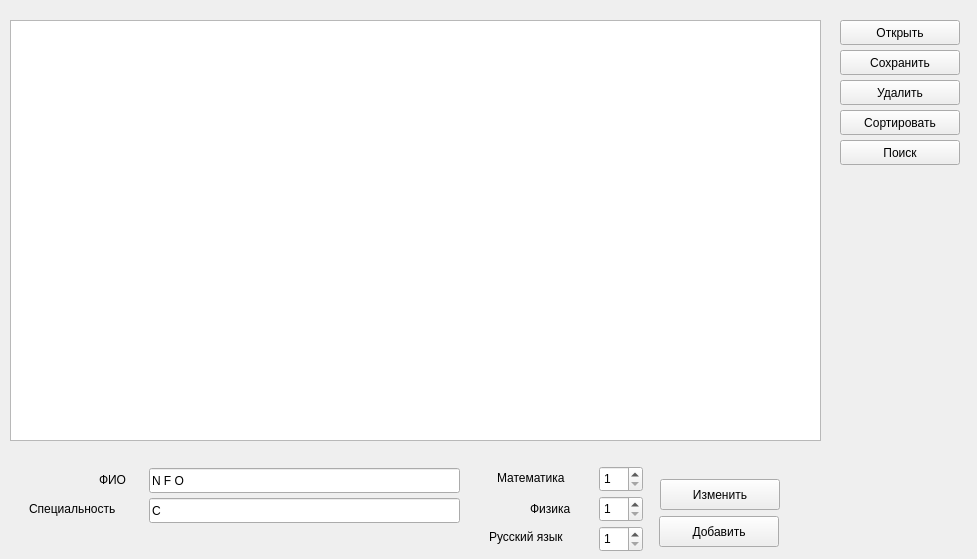
<?xml version="1.0" encoding="UTF-8"?>
<ui version="4.0">
 <class>Widget</class>
 <widget class="QWidget" name="Widget">
  <property name="geometry">
   <rect>
    <x>0</x>
    <y>0</y>
    <width>977</width>
    <height>559</height>
   </rect>
  </property>
  <property name="windowTitle">
   <string>Widget</string>
  </property>
  <widget class="QTableView" name="tableView">
   <property name="geometry">
    <rect>
     <x>10</x>
     <y>20</y>
     <width>811</width>
     <height>421</height>
    </rect>
   </property>
  </widget>
  <widget class="QPushButton" name="pushButton">
   <property name="geometry">
    <rect>
     <x>840</x>
     <y>20</y>
     <width>120</width>
     <height>25</height>
    </rect>
   </property>
   <property name="minimumSize">
    <size>
     <width>101</width>
     <height>0</height>
    </size>
   </property>
   <property name="text">
    <string>Открыть</string>
   </property>
  </widget>
  <widget class="QPushButton" name="pushButton_2">
   <property name="geometry">
    <rect>
     <x>659</x>
     <y>516</y>
     <width>120</width>
     <height>31</height>
    </rect>
   </property>
   <property name="minimumSize">
    <size>
     <width>101</width>
     <height>0</height>
    </size>
   </property>
   <property name="text">
    <string>Добавить</string>
   </property>
  </widget>
  <widget class="QPushButton" name="pushButton_3">
   <property name="geometry">
    <rect>
     <x>660</x>
     <y>479</y>
     <width>120</width>
     <height>31</height>
    </rect>
   </property>
   <property name="minimumSize">
    <size>
     <width>101</width>
     <height>0</height>
    </size>
   </property>
   <property name="text">
    <string>Изменить</string>
   </property>
  </widget>
  <widget class="QPushButton" name="pushButton_5">
   <property name="geometry">
    <rect>
     <x>840</x>
     <y>80</y>
     <width>120</width>
     <height>25</height>
    </rect>
   </property>
   <property name="minimumSize">
    <size>
     <width>101</width>
     <height>0</height>
    </size>
   </property>
   <property name="text">
    <string>Удалить</string>
   </property>
  </widget>
  <widget class="QPushButton" name="pushButton_6">
   <property name="geometry">
    <rect>
     <x>840</x>
     <y>110</y>
     <width>120</width>
     <height>25</height>
    </rect>
   </property>
   <property name="minimumSize">
    <size>
     <width>111</width>
     <height>0</height>
    </size>
   </property>
   <property name="text">
    <string>Сортировать</string>
   </property>
  </widget>
  <widget class="QLabel" name="label">
   <property name="geometry">
    <rect>
     <x>99</x>
     <y>471</y>
     <width>41</width>
     <height>17</height>
    </rect>
   </property>
   <property name="text">
    <string>ФИО</string>
   </property>
  </widget>
  <widget class="QLabel" name="label_2">
   <property name="geometry">
    <rect>
     <x>530</x>
     <y>500</y>
     <width>60</width>
     <height>17</height>
    </rect>
   </property>
   <property name="text">
    <string>Физика</string>
   </property>
  </widget>
  <widget class="QLabel" name="label_3">
   <property name="geometry">
    <rect>
     <x>497</x>
     <y>469</y>
     <width>91</width>
     <height>17</height>
    </rect>
   </property>
   <property name="text">
    <string>Математика</string>
   </property>
  </widget>
  <widget class="QLabel" name="label_4">
   <property name="geometry">
    <rect>
     <x>489</x>
     <y>528</y>
     <width>101</width>
     <height>17</height>
    </rect>
   </property>
   <property name="text">
    <string>Русский язык</string>
   </property>
  </widget>
  <widget class="QLabel" name="label_5">
   <property name="geometry">
    <rect>
     <x>29</x>
     <y>500</y>
     <width>111</width>
     <height>17</height>
    </rect>
   </property>
   <property name="text">
    <string>Специальность</string>
   </property>
  </widget>
  <widget class="QLineEdit" name="lineEdit">
   <property name="geometry">
    <rect>
     <x>149</x>
     <y>468</y>
     <width>311</width>
     <height>25</height>
    </rect>
   </property>
   <property name="text">
    <string>N F O</string>
   </property>
  </widget>
  <widget class="QLineEdit" name="lineEdit_2">
   <property name="geometry">
    <rect>
     <x>149</x>
     <y>498</y>
     <width>311</width>
     <height>25</height>
    </rect>
   </property>
   <property name="text">
    <string>C</string>
   </property>
  </widget>
  <widget class="QSpinBox" name="spinBox">
   <property name="geometry">
    <rect>
     <x>599</x>
     <y>466</y>
     <width>44</width>
     <height>26</height>
    </rect>
   </property>
   <property name="minimum">
    <number>1</number>
   </property>
   <property name="maximum">
    <number>10</number>
   </property>
  </widget>
  <widget class="QSpinBox" name="spinBox_2">
   <property name="geometry">
    <rect>
     <x>599</x>
     <y>496</y>
     <width>44</width>
     <height>26</height>
    </rect>
   </property>
   <property name="minimum">
    <number>1</number>
   </property>
   <property name="maximum">
    <number>10</number>
   </property>
  </widget>
  <widget class="QSpinBox" name="spinBox_3">
   <property name="geometry">
    <rect>
     <x>599</x>
     <y>526</y>
     <width>44</width>
     <height>26</height>
    </rect>
   </property>
   <property name="minimum">
    <number>1</number>
   </property>
   <property name="maximum">
    <number>10</number>
   </property>
  </widget>
  <widget class="QLabel" name="label_6">
   <property name="geometry">
    <rect>
     <x>10</x>
     <y>530</y>
     <width>451</width>
     <height>17</height>
    </rect>
   </property>
   <property name="text">
    <string/>
   </property>
  </widget>
  <widget class="QPushButton" name="pushButton_7">
   <property name="geometry">
    <rect>
     <x>840</x>
     <y>50</y>
     <width>120</width>
     <height>25</height>
    </rect>
   </property>
   <property name="minimumSize">
    <size>
     <width>101</width>
     <height>0</height>
    </size>
   </property>
   <property name="text">
    <string>Сохранить</string>
   </property>
  </widget>
  <widget class="QPushButton" name="pushButton_8">
   <property name="geometry">
    <rect>
     <x>840</x>
     <y>140</y>
     <width>120</width>
     <height>25</height>
    </rect>
   </property>
   <property name="minimumSize">
    <size>
     <width>111</width>
     <height>0</height>
    </size>
   </property>
   <property name="text">
    <string>Поиск</string>
   </property>
  </widget>
 </widget>
 <resources/>
 <connections/>
</ui>
